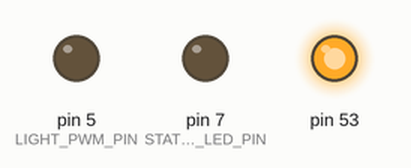
A sketch run on a simulated Arduino Mega 2560, built with avr-gcc and run on an emulated ATmega2560. Parts: output pins drawn as LEDs (lit = HIGH). Pins used as bus, display or sensor lines are not drawn.

Above: at 0.05 s.
At 0.45 s:
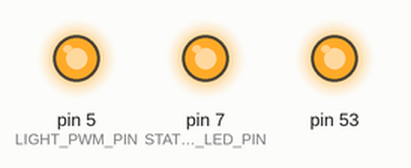
At 0.8 s:
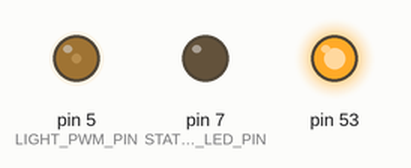
At 39.25 s:
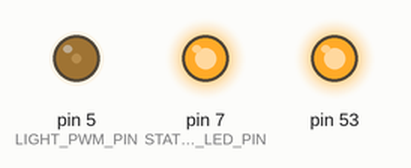
Timing chart, 0 to 40.0 s (numbered marks = the images above):
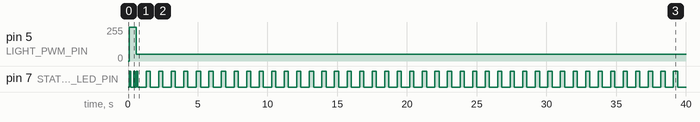

The sketch:

BrakeLight.ino
```cpp
//Add the SPI library so we can communicate with the ADXL345 sensor
#include <SPI.h>
#include <EEPROM.h>
#include "TimerOne.h"

const int LIGHT_PWM_PIN=5;  //PWM pin for mosfet gate
const int PWM_DUTY_NORMAL=50; //normal back light (50=20%)
const int PWM_DUTY_BRAKING=255; //brake light duty (255=100%)
const int MIN_BRAKE_ON_DURATION=500; //(milliseconds) keep brake light on for at least

const int STATUS_LED_PIN=7; //optional blinking led to signal function without main light


const int CS=10; //SPI Chip Select: pin 10.

//This is a list of some of the registers available on the ADXL345.
//To learn more about these and the rest of the registers on the ADXL345, read the datasheet!
const char POWER_CTL = 0x2D;  //Power Control Register

const char DATA_FORMAT = 0x31;
const char DF_SELFTEST = 0x80;
const char DF_FULLRES = 0x8;
const char DF_2G=0x00;
const char DF_4G=0x01;
const char DF_8G=0x02;
const char DF_16G=0x03;

const char BW_RATE=0x2C;
const char BR_3200=0x0F;
const char BR_1600=0x0E;
const char BR_0800=0x0D;
const char BR_0400=0x0C;
const char BR_0200=0x0B;
const char BR_0100=0x0A;

const char OFSX=0x1E; //calibration
const char OFSY=0x1F;
const char OFSZ=0x20;

const char DATAX0 = 0x32; //X-Axis Data 0
const char DATAX1 = 0x33; //X-Axis Data 1
const char DATAY0 = 0x34; //Y-Axis Data 0
const char DATAY1 = 0x35; //Y-Axis Data 1
const char DATAZ0 = 0x36; //Z-Axis Data 0
const char DATAZ1 = 0x37; //Z-Axis Data 1

int printcnt=0;
long on_last=0;
bool bFlip=false;
double freq=0;
long frecount=0;
const double cut=-0.15;

double redX=0,redY=0,redZ=0;
int redC=0;
unsigned int blink_cnt=0;

//This buffer will hold values read from the ADXL345 registers.
char values[10];
//These variables will be used to hold the x,y and z axis accelerometer values.
int x,y,z;

#define DBG 0

void setup(){
  //Initiate an SPI communication instance.
  SPI.begin();
  //Configure the SPI connection for the ADXL345.
  SPI.setDataMode(SPI_MODE3);

  //Set up the Chip Select pin to be an output from the Arduino.
  pinMode(CS, OUTPUT);
  //Before communication starts, the Chip Select pin needs to be set high.
  digitalWrite(CS, HIGH);

  pinMode(LIGHT_PWM_PIN, OUTPUT);
  pinMode(STATUS_LED_PIN, OUTPUT);


  writeRegister(BW_RATE, BR_3200); //highest sampling rate
  //rough calibration
  writeRegister(OFSX, 0x05);
  writeRegister(OFSY, 0xfc);
  writeRegister(OFSZ, 0xa0);

  //Put the ADXL345 into +/- 4G range by writing the value 0x01 to the DATA_FORMAT register.
  writeRegister(DATA_FORMAT, DF_FULLRES);
  //Put the ADXL345 into Measurement Mode by writing 0x08 to the POWER_CTL register.
  writeRegister(POWER_CTL, 0x08);  //Measurement mode

  Timer1.initialize(500);
  Timer1.attachInterrupt(pollData); // pollData run @ 2kHz

#if DBG
  //Create a serial connection to display the data on the terminal.
  Serial.begin(115200);
#endif
}


//This function will write a value to a register on the ADXL345.
//Parameters:
//  char registerAddress - The register to write a value to
//  char value - The value to be written to the specified register.
void writeRegister(char registerAddress, char value){
  //Set Chip Select pin low to signal the beginning of an SPI packet.
  digitalWrite(CS, LOW);
  //Transfer the register address over SPI.
  SPI.transfer(registerAddress);
  //Transfer the desired register value over SPI.
  SPI.transfer(value);
  //Set the Chip Select pin high to signal the end of an SPI packet.
  digitalWrite(CS, HIGH);
}

//This function will read a certain number of registers starting from a specified address and store their values in a buffer.
//Parameters:
//  char registerAddress - The register addresse to start the read sequence from.
//  int numBytes - The number of registers that should be read.
//  char * values - A pointer to a buffer where the results of the operation should be stored.
void readRegister(char registerAddress, int numBytes, char * values){
  //Since we're performing a read operation, the most significant bit of the register address should be set.
  char address = 0x80 | registerAddress;
  //If we're doing a multi-byte read, bit 6 needs to be set as well.
  if(numBytes > 1)address = address | 0x40;

  //Set the Chip select pin low to start an SPI packet.
  digitalWrite(CS, LOW);
  //Transfer the starting register address that needs to be read.
  SPI.transfer(address);
  //Continue to read registers until we've read the number specified, storing the results to the input buffer.
  for(int i=0; i<numBytes; i++){
    values[i] = SPI.transfer(0x00);
  }
  //Set the Chips Select pin high to end the SPI packet.
  digitalWrite(CS, HIGH);
}

/////////////////////////////////////////////////////////////////////////////////////////////////////////////////////////////////////
// -> http://www.schwietering.com/jayduino/filtuino/index.php

double filter_x[3];
double filter_y[3];
double filter_z[3];

void filter_reset(double* v) {
  v[0]=0.0;v[1]=0.0;v[2]=0.0;
}

//Band pass bessel filter order=1 alpha1=0.01 alpha2=0.1
//20hz, 0.2 -> 2
double filter_step(double* v,double x) {
      v[0] = v[1];
      v[1] = v[2];
      v[2] = (2.420745665556250092e-1 * x)
         + (-0.54975465219277031004 * v[0])
         + (1.51842542608997210785 * v[1]);
      return
         (v[2] - v[0]);
}


////////////////////////////////////////////////////////////////////////////////////
void loop() {
}

void pollData(){
  //Reading 6 bytes of data starting at register DATAX0 will retrieve the x,y and z acceleration values from the ADXL345.
  //The results of the read operation will get stored to the values[] buffer.
  readRegister(DATAX0, 6, values);

  //The ADXL345 gives 10-bit acceleration values, but they are stored as bytes (8-bits). To get the full value, two bytes must be combined for each axis.
  //The X value is stored in values[0] and values[1].
  //x = ((int)values[1]<<8)|(int)values[0];
  //The Y value is stored in values[2] and values[3].
  //y = ((int)values[3]<<8)|(int)values[2];
  //The Z value is stored in values[4] and values[5].
  //z = ((int)values[5]<<8)|(int)values[4];

  x =(int)((((unsigned int)(values[1]&255)) << 8)|(unsigned int)(values[0])&255);
  y =(int)((((unsigned int)(values[3]&255)) << 8)|(unsigned int)(values[2])&255);
  z =(int)((((unsigned int)(values[5]&255)) << 8)|(unsigned int)(values[4])&255);

  double xg=x*4/pow(2,10);
  double yg=y*4/pow(2,10);
  double zg=z*4/pow(2,10);

  redX+=xg;
  redY+=yg;
  redZ+=zg;
  redC++;
  if(redC<200) return;

  redX/=redC;
  redY/=redC;
  redZ/=redC;

  double resX=filter_step(filter_x,redX);//if(isnan(resX)||isinf(resX)) filter_reset(filter_x);
  double resY=filter_step(filter_y,redY);//if(isnan(resY)||isinf(resY)) filter_reset(filter_y);
  double resZ=filter_step(filter_z,redZ);//if(isnan(resZ)||isinf(resZ)) filter_reset(filter_z);

  redX=0;redY=0;redZ=0;redC=0;
  const float resA=resY;
  const float resB=-resZ;

  float len=sqrt(resA*resA+resB*resB);
  float a=atan2(resA/len,resB/len);
  a*=len;

  int on=(len>0.175f&&a<-0.175)?HIGH:LOW;

  long t=millis();
  if(on) on_last=t;
  long d=t-on_last;
  if(d<MIN_BRAKE_ON_DURATION) on=true;

  analogWrite(LIGHT_PWM_PIN,on?PWM_DUTY_BRAKING:PWM_DUTY_NORMAL);

  blink_cnt++;
  if(on) {
    digitalWrite(STATUS_LED_PIN, (blink_cnt<2)?HIGH:LOW);
    if (blink_cnt>2) blink_cnt=0;
  } else {
    digitalWrite(STATUS_LED_PIN, (blink_cnt<4)?HIGH:LOW);
    if (blink_cnt>8) blink_cnt=0;
  }

#if DBG
  if(Serial&&Serial.availableForWrite()==63) {
    Serial.print(resA, DEC);
    Serial.print(',');
    Serial.print(resB, DEC);
    //Serial.print(',');
    //Serial.print(zg, DEC);

    Serial.print(',');
    Serial.print(on, DEC);
    Serial.print(',');
    Serial.print(a, DEC);
    Serial.print(',');
    Serial.print(len, DEC);
    Serial.print('\n');
  };
#endif
  return;

}
```

Measured:
- by itself, pin 5 (LIGHT_PWM_PIN): 0/255 → 255/255 at 0.10 s, → 50/255 0.50 s later
- by itself, pin 7 (STATUS_LED_PIN): goes HIGH 0.10 s, LOW 0.20 s, HIGH 0.10 s, LOW 0.10 s, HIGH 0.10 s, 43 × (LOW 0.60 s, HIGH 0.30 s), then LOW
